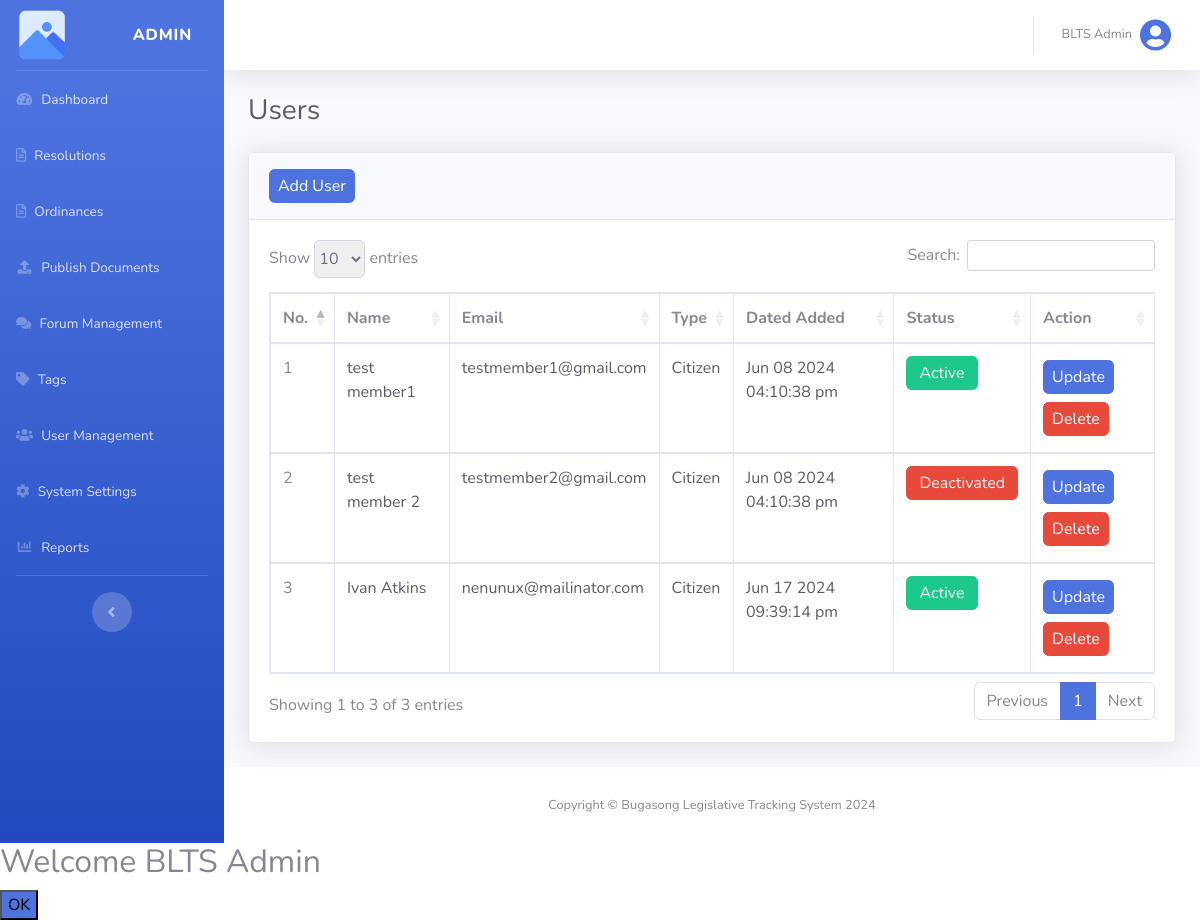
The page /views/admin_user_management.php (signed in) on the database as committed earlier.
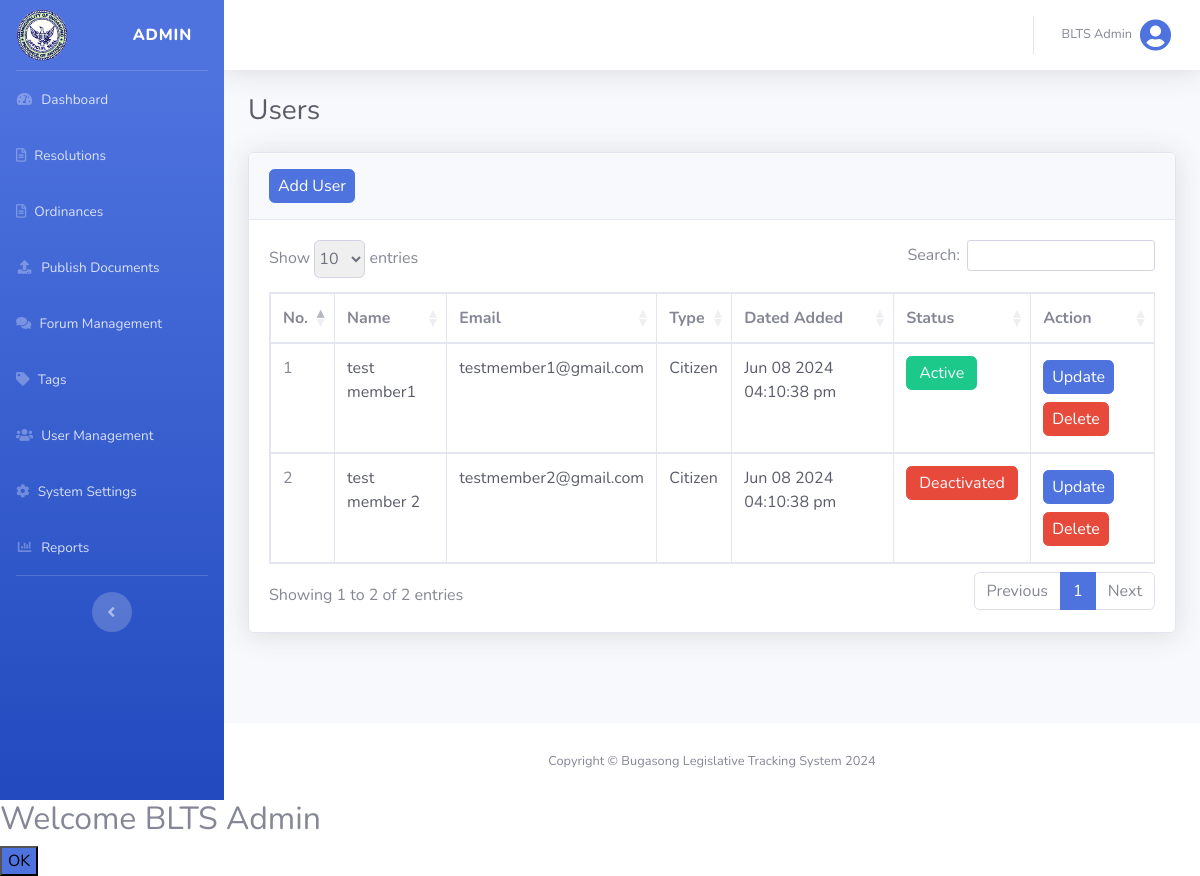
The same page on the database as committed later.
### tables this page shows
CREATE TABLE `users` (
  `user_id` int(255) NOT NULL,
  `name` varchar(255) NOT NULL,
  `email` varchar(255) NOT NULL,
  `username` varchar(255) NOT NULL,
  `password` varchar(255) NOT NULL,
  `status` int(255) NOT NULL DEFAULT 0,
  `user_type` varchar(255) NOT NULL DEFAULT 'citizen',
  `date_added` datetime NOT NULL DEFAULT current_timestamp()
);

CREATE TABLE `system_settings` (
  `system_setting_id` int(255) NOT NULL,
  `system_logo` varchar(255) NOT NULL
);

### config/functions.php (called while the page is built, shortened)
<?php
function isLogin()
{
    return isset($_SESSION['isLogin']);
}
function isAdmin()
{
    return isset($_SESSION['user_type']) && $_SESSION['user_type'] === 'admin';
}
function logName()
{
    $users = find('users', ['user_id' => $_SESSION['user_id']]);
    return !empty($users) ? $users['name'] : null;
}
function logUsertype()
{
    return $_SESSION['user_type'];
}
function getAllUsers()
{
    return find_where('users', ['user_type' => 'citizen']);
}
function getSystemSettings()
{
    global $conn;
    $query = "SELECT * FROM system_settings";
    $settings = array();
    if ($result = $conn->query($query)) {
        while ($row = $result->fetch_assoc()) {
            $settings = $row;
        }
    } else {
        return false;
    }
    return $settings;
}

### config/database.php (called while the page is built, shortened)
<?php
$host = "localhost";
$username = "root";
$password = "";
$database = "blts";
$conn = mysqli_connect($host, $username, $password, $database);
function find($table, $conditions)
{
    global $conn;
    $sql = "SELECT * FROM $table WHERE ";
    $params = [];
    foreach ($conditions as $column => $value) {
        $sql .= "$column = ? AND ";
        $params[] = $value;
    }
    $sql = substr($sql, 0, -4);
    $stmt = mysqli_prepare($conn, $sql);
    $types = str_repeat("s", count($params));
    $stmt->bind_param($types, ...$params);
    $stmt->execute();
    $result = $stmt->get_result();
    return $result->fetch_assoc();
}
function find_where($table, $columns_and_values)
{
    global $conn;
    $sql = "SELECT * FROM $table WHERE ";
    $params = [];
    $types = "";
    $i = 0;
    foreach ($columns_and_values as $column => $value) {
        $sql .= "$column = ? ";
        $params[] = &$columns_and_values[$column];
        $types .= "s";
    }
    $stmt = mysqli_prepare($conn, $sql);
    array_unshift($params, $types);
    call_user_func_array(array($stmt, "bind_param"), $params);
    $stmt->execute();
    $result = $stmt->get_result();
    return $result->fetch_all(MYSQLI_ASSOC);
}

### views/admin_user_management.php (the view, shortened to what this page needs)
<?php
@include('header.php');
?>
<div id="content-wrapper" class="d-flex flex-column">
    <div id="content">
        <?php @include('top_navbar.php'); ?>
        <?php if (isAdmin()) : ?>
            <div class="container-fluid">
                <div class="d-sm-flex align-items-center justify-content-between mb-4">
                    <h1 class="h3 mb-0 text-gray-800">Users</h1>
                </div>
                <div class="card shadow mb-4">
                    <div class="card-header py-3">
                        <a href="admin_add_user.php" class="btn btn-primary px-2 py-1">Add User</a>
                    </div>
                    <div class="card-body">
                        <div class="table-responsive">
                            <table class="table table-bordered" id="dataTable1" width="100%" cellspacing="0">
                                <thead>
                                    <tr>
                                        <th style="width: 5%;">No.</th>
                                        <th style="">Name</th>
                                        <th style="">Email</th>
                                        <th style="">Type</th>
                                        <th style="">Dated Added</th>
                                        <th style="">Status</th>
                                        <th style="width: 14%;">Action</th>
                                    </tr>
                                </thead>
                                <tbody>
                                    <?php $count = 1; ?>
                                    <?php foreach (getAllUsers() as $user) :  ?>
                                        <tr>
                                            <td><?php echo $count++; ?></td>
                                            <td class="text-gray-800"><?php echo $user['name']; ?></td>
                                            <td class="text-gray-800"><?php echo $user['email']; ?></td>
                                            <td class="text-gray-800"><?php echo ucfirst($user['user_type']); ?></td>
                                            <td class="text-gray-800"><?php echo date('M d Y h:i:s a', strtotime($user['date_added'])); ?></td>
                                            <td>
                                                <a class="status-button py-1 my-1 <?php echo ($user['status'] == '1') ? '' : 'deactivate'; ?>" href="../actions/admin_update.php?update_status=<?php echo $user['status']; ?>&user_id=<?php echo $user['user_id']; ?>"><?php echo ($user['status'] == '1') ? '<span class="text-light py-1 btn btn-danger">Deactivated</span>' : '<span class="text-light py-1 btn btn-success">Active</span>' ?></a>
                                            </td>
                                            <td>
                                                <a href="admin_update_user.php?user_id=<?php echo $user['user_id']; ?>" class="btn btn-primary px-2 py-1 my-1">Update</a>
                                                <a href="../actions/admin_delete.php?delete_user=delete&user_id=<?php echo $user['user_id']; ?>" class="btn btn-danger px-2 py-1 my-1 delete">Delete</a>
                                            </td>
                                        </tr>
                                    <?php endforeach; ?>
                                </tbody>
                            </table>
                        </div>
                    </div>
                </div>
            </div>
        <?php else : redirect('dashboard', ''); ?>
        <?php endif; ?>
    </div>
    <footer class="sticky-footer bg-white">
        <div class="container my-auto">
            <div class="copyright text-center my-auto">
                <span>Copyright &copy; Bugasong Legislative Tracking System 2024</span>
            </div>
        </div>
    </footer>
</div>
<?php
@include('footer.php');
?>

### views/header.php (shortened to what this page needs)
<!DOCTYPE html>
<html lang="en">
<head>
    <link href="../vendor/fontawesome-free/css/all.min.css" rel="stylesheet" type="text/css">
    <link href="../css/sb-admin-2.min.css" rel="stylesheet">
    <link href="../css/datatable.css" rel="stylesheet">
    <link href="../css/styles.css" rel="stylesheet">
</head>
<body id="page-top">
    <div id="wrapper">
        <?php if (isLogin()) : ?>
            <ul class="navbar-nav bg-gradient-primary sidebar sidebar-dark accordion" id="accordionSidebar">
                <a class="sidebar-brand d-flex align-items-center justify-content-between" id="brandLink" data-title="BLTS - Dashboard" href="admin_home.php">
                    <div class="sidebar-brand-icon">
                        <?php echo (!empty(getSystemSettings()['system_logo'])) ? '<img width="52px" class="img-fluid" src="' . getSystemSettings()['system_logo'] . '">' : '<img width="52px" class="img-fluid" src="../uploads/placeholder.png" alt="placeholder">'; ?>
                    </div>
                    <div class="sidebar-brand-text mx-3"><?php echo logUsertype(); ?></div>
                </a>
                <hr class="sidebar-divider my-0">
                <li class="nav-item">
                    <a class="nav-link Links" id="dashboardLink" href="admin_home.php" data-title="BLTS - Dashboard">
                        <i class="fas fa-fw fa-tachometer-alt"></i>
                        <span>Dashboard</span>
                    </a>
                </li>
                <?php if (isAdmin()) : ?>
                    <li class="nav-item">
                        <a class="nav-link Links" href="admin_resolution.php?manage" id="ResolutionsLink" data-title="BLTS - Resolutions">
                            <i class="far fa-file-alt"></i>
                            <span>Resolutions</span>
                        </a>
                    </li>
                    <li class="nav-item">
                        <a class="nav-link Links" href="admin_ordinance.php?manage" id="OrdinancesLink" data-title="BLTS - Ordinances">
                            <i class="far fa-file-alt"></i>
                            <span>Ordinances</span>
                        </a>
                    </li>
                    <li class="nav-item">
                        <a class="nav-link Links" id="publishDocumentLink" href="#" data-toggle="collapse" data-target="#DocumentPublishPage" aria-expanded="true" aria-controls="DocumentPublishPage" data-title="BLTS - Publish Documents">
                            <i class="fas fa-fw fa-upload"></i>
                            <span>Publish Documents</span>
                        </a>
                    </li>
                    <li class="nav-item">
                        <a class="nav-link Links" href="admin_forum.php" id="ForumManagementLink" data-title="BLTS - Forum Management">
                            <i class="fas fa-comments"></i>
                            <span>Forum Management</span>
                        </a>
                    </li>
                    <li class="nav-item">
                        <a class="nav-link Links" href="admin_tag.php" id="TagsLink" data-title="BLTS - Tags">
                            <i class="fas fa-tag"></i>
                            <span>Tags</span>
                        </a>
                    </li>
                    <li class="nav-item">
                        <a class="nav-link Links" href="admin_user_management.php" id="UserManagementLink" data-title="BLTS - User Management">
                            <i class="fas fa-users"></i>
                            <span>User Management</span>
                        </a>
                    </li>
                    <li class="nav-item">
                        <a class="nav-link Links" href="admin_system_setting.php" id="SystemSettingLink" data-title="BLTS - System Settings">
                            <i class="fas fa-cog"></i>
                            <span>System Settings</span>
                        </a>
                    </li>
                    <li class="nav-item">
                        <a class="nav-link Links" id="ReportLink" href="#" data-toggle="collapse" data-target="#ReportPage" aria-expanded="true" aria-controls="ReportPage" data-title="BLTS - Reports">
                            <i class="fas fa-fw fa-chart-bar"></i>
                            <span>Reports</span>
                        </a>
                    </li>
                    <?php endif; ?>
                <hr class="sidebar-divider d-none d-md-block">
                <div class="text-center d-none d-md-inline">
                    <button class="rounded-circle border-0" id="sidebarToggle"></button>
                </div>
            </ul>
        <?php endif;

### views/top_navbar.php (shortened to what this page needs)
<nav class="navbar navbar-expand navbar-light bg-white topbar mb-4 shadow">
    <ul class="navbar-nav ml-auto">
        <li class="nav-item dropdown no-arrow">
            <a class="nav-link dropdown-toggle" href="#" id="userDropdown" role="button" data-toggle="dropdown" aria-haspopup="true" aria-expanded="false">
                <span class="mr-2 d-none d-lg-inline text-gray-600 small"><?php echo logName(); ?></span>
                <i class="img-profile rounded-circle fas fa-user-circle fa-2x text-primary"></i>
            </a>
        </li>
    </ul>
</nav>

### views/footer.php (shortened to what this page needs)
</div>
</body>
</body>
</html>

### css/datatable.css (style rules this page uses)
table.dataTable thead>tr>th.sorting,table.dataTable thead>tr>th.sorting_asc,table.dataTable thead>tr>th.sorting_desc,table.dataTable thead>tr>th.sorting_asc_disabled,table.dataTable thead>tr>th.sorting_desc_disabled,table.dataTable thead>tr>td.sorting,table.dataTable thead>tr>td.sorting_asc,table.dataTable thead>tr>td.sorting_desc,table.dataTable thead>tr>td.sorting_asc_disabled,table.dataTable thead>tr>td.sorting_desc_disabled { cursor:pointer;position:relative;padding-right:26px }
table.dataTable thead>tr>th.sorting:before,table.dataTable thead>tr>th.sorting:after,table.dataTable thead>tr>th.sorting_asc:before,table.dataTable thead>tr>th.sorting_asc:after,table.dataTable thead>tr>th.sorting_desc:before,table.dataTable thead>tr>th.sorting_desc:after,table.dataTable thead>tr>th.sorting_asc_disabled:before,table.dataTable thead>tr>th.sorting_asc_disabled:after,table.dataTable thead>tr>th.sorting_desc_disabled:before,table.dataTable thead>tr>th.sorting_desc_disabled:after,table.dataTable thead>tr>td.sorting:before,table.dataTable thead>tr>td.sorting:after,table.dataTable thead>tr>td.sorting_asc:before,table.dataTable thead>tr>td.sorting_asc:after,table.dataTable thead>tr>td.sorting_desc:before,table.dataTable thead>tr>td.sorting_desc:after,table.dataTable thead>tr>td.sorting_asc_disabled:before,table.dataTable thead>tr>td.sorting_asc_disabled:after,table.dataTable thead>tr>td.sorting_desc_disabled:before,table.dataTable thead>tr>td.sorting_desc_disabled:after { position:absolute;display:block;opacity:.125;right:10px;line-height:9px;font-size:.9em }
table.dataTable thead>tr>th.sorting:before,table.dataTable thead>tr>th.sorting_asc:before,table.dataTable thead>tr>th.sorting_desc:before,table.dataTable thead>tr>th.sorting_asc_disabled:before,table.dataTable thead>tr>th.sorting_desc_disabled:before,table.dataTable thead>tr>td.sorting:before,table.dataTable thead>tr>td.sorting_asc:before,table.dataTable thead>tr>td.sorting_desc:before,table.dataTable thead>tr>td.sorting_asc_disabled:before,table.dataTable thead>tr>td.sorting_desc_disabled:before { bottom:50%; content:"▴" }
table.dataTable thead>tr>th.sorting:after,table.dataTable thead>tr>th.sorting_asc:after,table.dataTable thead>tr>th.sorting_desc:after,table.dataTable thead>tr>th.sorting_asc_disabled:after,table.dataTable thead>tr>th.sorting_desc_disabled:after,table.dataTable thead>tr>td.sorting:after,table.dataTable thead>tr>td.sorting_asc:after,table.dataTable thead>tr>td.sorting_desc:after,table.dataTable thead>tr>td.sorting_asc_disabled:after,table.dataTable thead>tr>td.sorting_desc_disabled:after { top:50%;content:"▾" }
table.dataTable thead>tr>th.sorting_asc:before,table.dataTable thead>tr>th.sorting_desc:after,table.dataTable thead>tr>td.sorting_asc:before,table.dataTable thead>tr>td.sorting_desc:after { opacity:.6 }
table.dataTable thead th,table.dataTable thead td,table.dataTable tfoot th,table.dataTable tfoot td { text-align:left }
table.dataTable { clear:both;margin-top:6px !important;margin-bottom:6px !important;max-width:none !important;border-collapse:separate !important;border-spacing:0 }
table.dataTable td,table.dataTable th { -webkit-box-sizing:content-box;box-sizing:content-box }
table.dataTable>tbody>tr { background-color:transparent }
table.table-bordered.dataTable { border-right-width:0 }
table.table-bordered.dataTable thead tr:first-child th,table.table-bordered.dataTable thead tr:first-child td { border-top-width:1px }
table.table-bordered.dataTable th,table.table-bordered.dataTable td { border-left-width:0 }
table.table-bordered.dataTable th:first-child,table.table-bordered.dataTable th:first-child,table.table-bordered.dataTable td:first-child,table.table-bordered.dataTable td:first-child { border-left-width:1px }
table.table-bordered.dataTable th:last-child,table.table-bordered.dataTable th:last-child,table.table-bordered.dataTable td:last-child,table.table-bordered.dataTable td:last-child { border-right-width:1px }
table.table-bordered.dataTable th,table.table-bordered.dataTable td { border-bottom-width:1px }

### css/styles.css (style rules this page uses)
.sidebar .nav-item .nav-link[data-toggle=collapse]::after { content: '' !important; }
#page-top { visibility: hidden; }

Rows that differ between the two databases and show on the page:
removed users: name "Ivan Atkins", email "nenunux@mailinator.com", user_type "Citizen", date_added "Jun 17 2024 09:39:14 pm", status "Active"
added system_settings: system_logo (picture)
Other text that changed with them:
text written by a page script: "Show entries Search: Showing 1 to 3 of 3 entries Previous 1 Next" → "Show entries Search: Showing 1 to 2 of 2 entries Previous 1 Next"
